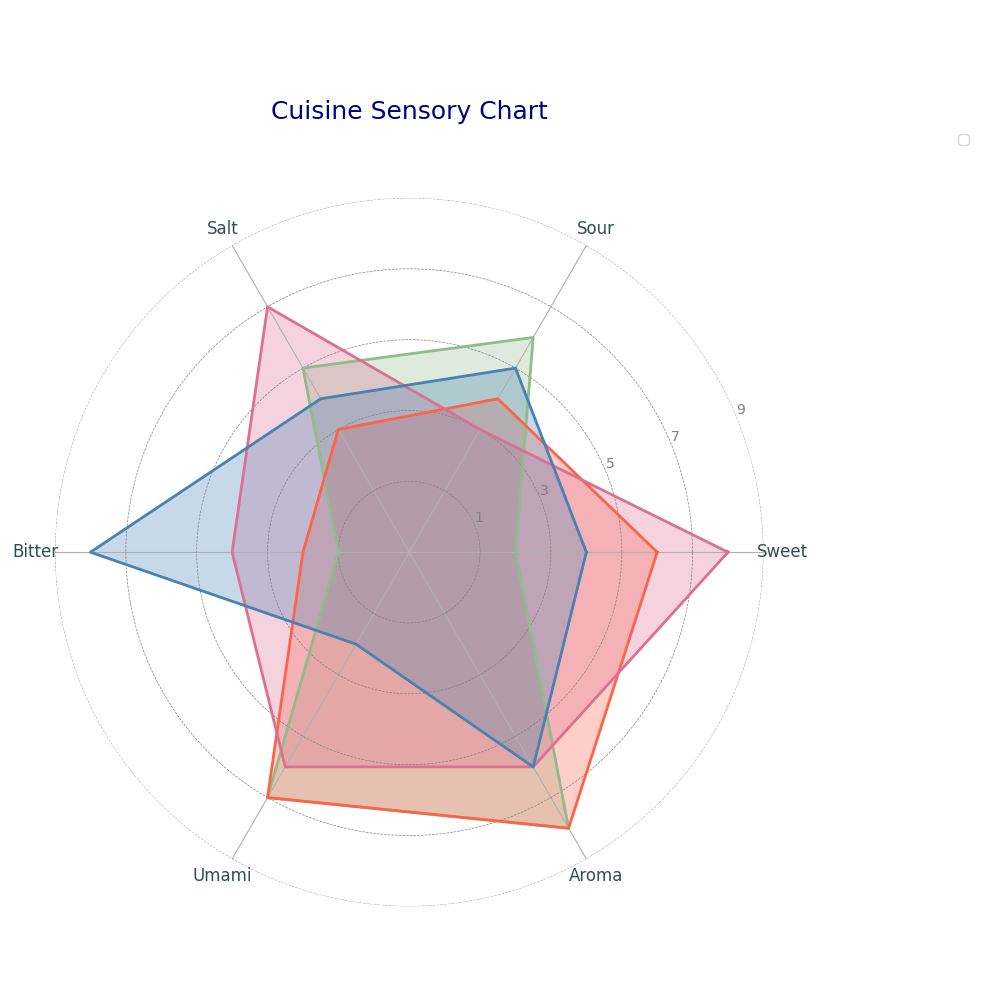

Generate this figure with Python:
import matplotlib.pyplot as plt
import numpy as np

atts = ['Sweet', 'Sour', 'Salt', 'Bitter', 'Umami', 'Aroma']
num_vars = len(atts)

italian = [3, 7, 6, 2, 8, 9]
japanese = [7, 5, 4, 3, 8, 9]
indian = [9, 4, 8, 5, 7, 7]
french = [5, 6, 5, 9, 3, 7]

italian += italian[:1]
japanese += japanese[:1]
indian += indian[:1]
french += french[:1]

angles = np.linspace(0, 2 * np.pi, num_vars, endpoint=False).tolist()
angles += angles[:1]

fig, ax = plt.subplots(figsize=(10, 10), subplot_kw=dict(polar=True))

ax.spines['polar'].set_visible(False)
ax.yaxis.grid(True, color='gray', linestyle='--', linewidth=0.5)

plt.xticks(angles[:-1], atts, color='darkslategray', size=12)
ax.set_yticklabels(["1", "3", "5", "7", "9"], color='grey', size=10)
ax.set_ylim(0, 10)

colors = ['#8FBC8B', '#FF6347', '#DB7093', '#4682B4']

cuisines = [italian, japanese, indian, french]
cuisine_names = ['Ital', 'Jap', 'Ind', 'Fr']

for data, name, color in zip(cuisines, cuisine_names, colors):
    ax.plot(angles, data, linewidth=2, color=color)
    ax.fill(angles, data, color=color, alpha=0.3)

plt.title('Cuisine Sensory Chart', size=18, color='navy', y=1.1)
plt.legend(loc='upper right', bbox_to_anchor=(1.3, 1.1), fontsize=10)

plt.tight_layout()
plt.show()
